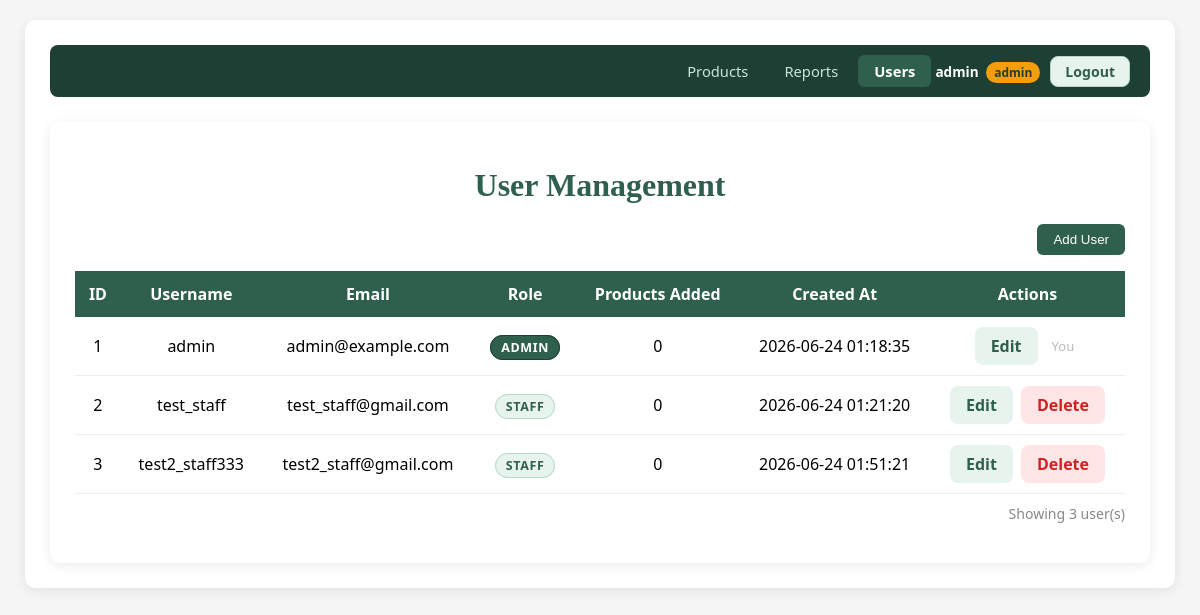
The page /users.php (signed in) on the database as committed earlier.
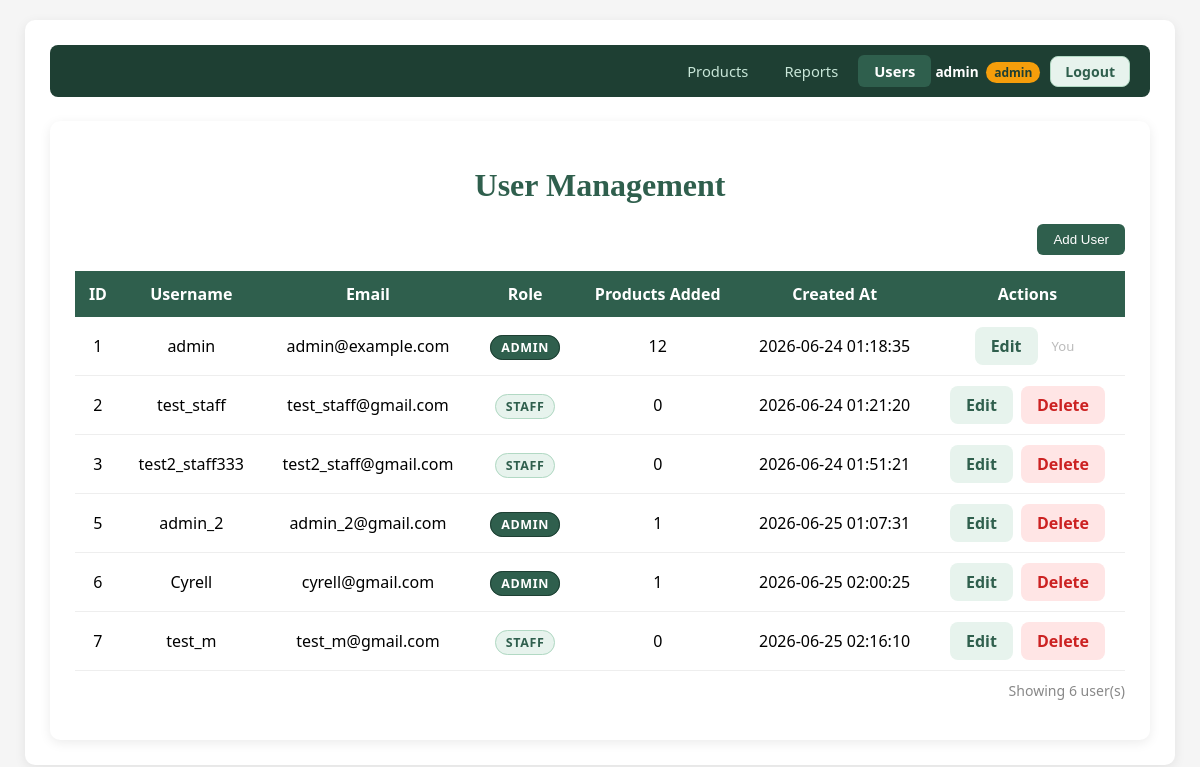
The same page on the database as committed later.
### tables this page shows
CREATE TABLE `users` (
  `id` int(11) NOT NULL,
  `username` varchar(50) NOT NULL,
  `email` varchar(100) NOT NULL,
  `password_hash` varchar(255) NOT NULL,
  `role` enum('admin','staff') DEFAULT 'staff',
  `created_at` timestamp NOT NULL DEFAULT current_timestamp()
);

### auth.php (called while the page is built, shortened)
<?php
function isAdmin() {
    return isset($_SESSION['role']) && $_SESSION['role'] === 'admin';
}
function getUsername() {
    return $_SESSION['username'] ?? '';
}

### users.php (the view, shortened to what this page needs)
<?php
require_once 'auth.php';
require_once 'config.php';
$result = $conn->query("
    SELECT u.id, u.username, u.email, u.role, u.created_at,
           COUNT(p.id) AS product_count
    FROM users u
    LEFT JOIN products p ON u.id = p.added_by
    GROUP BY u.id
    ORDER BY u.id ASC
");
?>
<!DOCTYPE html>
<html>
<head>
    <link rel="stylesheet" href="style.css">
</head>
<body>
    <?php include 'navbar.php'; ?>
    <div class="container">
        <h1>User Management</h1>
        <div class="filters" style="justify-content: flex-end; margin-bottom: 16px;">
            <a href="add_user.php">
                <button type="button" class="btn-add">Add User</button>
            </a>
        </div>
        <table>
            <thead>
                <tr>
                    <th style="text-align:center;">ID</th>
                    <th style="text-align:center;">Username</th>
                    <th style="text-align:center;">Email</th>
                    <th style="text-align:center;">Role</th>
                    <th style="text-align:center;">Products Added</th>
                    <th style="text-align:center;">Created At</th>
                    <th style="text-align:center;">Actions</th>
                </tr>
            </thead>
            <tbody>
                <?php if ($result->num_rows === 0): ?>
                    <tr>
                        <td colspan="6" style="text-align:center; color:#888; padding: 24px;">
                            No users found.
                        </td>
                    </tr>
                <?php else: ?>
                    <?php while ($row = $result->fetch_assoc()): ?>
                        <tr>
                            <td style="text-align:center; vertical-align:middle;"><?= $row['id'] ?></td>
                            <td style="text-align:center; vertical-align:middle;"><?= htmlspecialchars($row['username']) ?></td>
                            <td style="text-align:center; vertical-align:middle;"><?= htmlspecialchars($row['email']) ?></td>
                            <td style="text-align:center; vertical-align:middle;">
                                <span style="
                                background: <?= $row['role'] === 'admin' ? '#2f5f4d' : '#e7f3ed' ?>;
                                color: <?= $row['role'] === 'admin' ? 'white' : '#2f5f4d' ?>;
                                font-size: 0.78rem;
                                font-weight: 700;
                                padding: 3px 10px;
                                border-radius: 20px;
                                text-transform: uppercase;
                                letter-spacing: 0.05em;
                                border: 1px solid <?= $row['role'] === 'admin' ? '#1e3f33' : '#b2d9c4' ?>;
                            "><?= htmlspecialchars($row['role']) ?></span>
                            </td>
                            <td style="text-align:center; vertical-align:middle;">
                                <?= $row['product_count'] ?>
                            </td>
                            <td style="text-align:center; vertical-align:middle;"><?= $row['created_at'] ?></td>
                            <td class="actions" style="text-align:center; vertical-align:middle; white-space:nowrap;">
                                <div style="display:flex; justify-content:center; align-items:center; gap:8px;">
                                    <a href="edit_user.php?id=<?= $row['id'] ?>" class="btn-edit">Edit</a>
                                    <?php if ((int) $row['id'] !== (int) $_SESSION['user_id']): ?>
                                        <a href="delete_user.php?id=<?= $row['id'] ?>"
                                            onclick="return confirm('Delete user <?= htmlspecialchars(addslashes($row['username'])) ?>?')"
                                            class="btn-delete">Delete</a>
                                    <?php else: ?>
                                        <span
                                            style="color:#bbb; font-size:0.82rem; padding: 8px 6px; display:inline-block;">You</span>
                                    <?php endif; ?>
                                </div>
                            </td>
                        </tr>
                    <?php endwhile; ?>
                <?php endif; ?>
            </tbody>
        </table>
        <p class="count">Showing <?= $result->num_rows ?> user(s)</p>
    </div>
</body>
</html>

### navbar.php
<?php
$current = basename($_SERVER['PHP_SELF']);
?>
<div class="container">
    <nav class="navbar">
        <div class="navbar-links">
            <a href="index.php" class="<?= $current === 'index.php' ? 'active' : '' ?>">Products</a>
            <a href="report.php" class="<?= $current === 'report.php' ? 'active' : '' ?>">Reports</a>
            <?php if (isAdmin()): ?>
                <a href="users.php" class="<?= $current === 'users.php' ? 'active' : '' ?>">Users</a>
            <?php endif; ?>
            <span style="margin-left:auto; display:flex; align-items:center; gap:10px;">
                <span style="font-size:0.85rem; color:#ffffff; font-weight:600;">
                    <?= htmlspecialchars(getUsername()) ?>
                    <span style="
                    background: #f59e0b;
                    color: #1e3f33;
                    font-size: 0.75rem;
                    padding: 2px 8px;
                    border-radius: 20px;
                    font-weight: 700;
                    margin-left: 4px;
                "><?= htmlspecialchars($_SESSION['role'] ?? '') ?></span>
                </span>
                <a href="logout.php" style="
                    display: inline-flex;
                    align-items: center;
                    padding: 5px 14px;
                    background: #e7f3ed;
                    color: #2f5f4d;
                    text-decoration: none;
                    border-radius: 8px;
                    font-size: 0.88rem;
                    font-weight: 600;
                    border: 1px solid #b2d9c4;
                    transition: all 0.2s ease;
                " onmouseover="this.style.background='#d4ebdf'; this.style.borderColor='#2f5f4d';"
                    onmouseout="this.style.background='#e7f3ed'; this.style.borderColor='#b2d9c4';">Logout</a>
            </span>
        </div>
    </nav>

### style.css (style rules this page uses)
body { font-family: 'Segoe UI', Arial, sans-serif; margin: 20px; background: #f5f5f5; }
.container { max-width: 1100px; margin: 0 auto; background: white; padding: 25px; border-radius: 10px; box-shadow: 0 3px 12px rgba(0, 0, 0, 0.08); }
h1 { text-align: center; font-family: cursive; color: #2f5f4d; margin-bottom: 20px; }
.navbar { display: flex; align-items: center; justify-content: space-between; background: #1e3f33; padding: 10px 20px; border-radius: 8px; margin-bottom: 24px; }
.navbar-links { display: flex; gap: 4px; align-items: center; margin-left: auto; }
.navbar-links a { color: #c8e6d8; text-decoration: none; padding: 6px 16px; border-radius: 6px; font-size: 0.92rem; font-weight: 500; transition: all 0.2s ease; }
.navbar-links a.active { background: #2f5f4d; color: white; font-weight: 700; }
.filters { display: flex; gap: 10px; margin-bottom: 12px; flex-wrap: wrap; align-items: center; }
.filters button { padding: 8px 16px; background: #2f5f4d; color: white; border: none; border-radius: 6px; cursor: pointer; transition: 0.2s; }
.filters a button { background: #ccc; color: #333; }
.btn-add { background: #2f5f4d !important; color: white !important; margin-left: auto; }
table { width: 100%; border-collapse: collapse; }
th { background: #2f5f4d; color: white; padding: 12px; text-align: center; }
td { padding: 10px 12px; border-bottom: 1px solid #eee; }
td.actions { white-space: nowrap; }
.btn-edit { color: #2f5f4d; text-decoration: none; font-weight: 600; padding: 8px 16px; border-radius: 8px; background: #e7f3ed; transition: 0.2s; }
.btn-delete { color: #cc2222; text-decoration: none; font-weight: 600; padding: 8px 16px; border-radius: 8px; background: #ffe5e5; transition: 0.2s; }
.count { text-align: right; color: #888; font-size: 0.88rem; margin-top: 10px; }

Rows that differ between the two databases and show on the page:
computed for users "admin": product_count "0" → "12"
shown differently, row unchanged: users "test2_staff333": id "3" → (not shown)
added users: id "5", username "admin_2", email "admin_2@gmail.com", role "ADMIN", product_count "1", created_at "2026-06-25 01:07:31"
added users: id "6", username "Cyrell", email "cyrell@gmail.com", role "ADMIN", product_count "1", created_at "2026-06-25 02:00:25"
added users: id "7", username "test_m", email "test_m@gmail.com", role "STAFF", product_count "0", created_at "2026-06-25 02:16:10"
Other text that changed with them:
$result->num_rows: (not shown) → "6"
